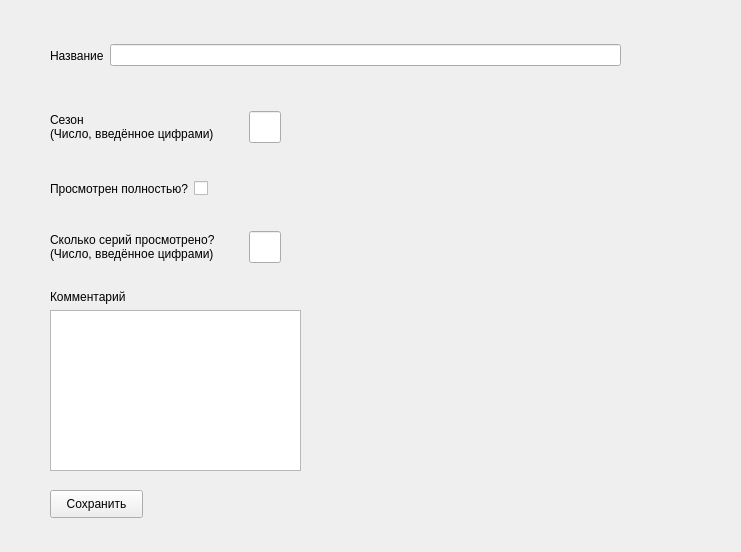
<?xml version="1.0" encoding="UTF-8"?>
<ui version="4.0">
 <class>Form</class>
 <widget class="QWidget" name="Form">
  <property name="geometry">
   <rect>
    <x>0</x>
    <y>0</y>
    <width>741</width>
    <height>552</height>
   </rect>
  </property>
  <property name="windowTitle">
   <string>Form</string>
  </property>
  <widget class="QPushButton" name="pushButton">
   <property name="geometry">
    <rect>
     <x>50</x>
     <y>490</y>
     <width>93</width>
     <height>28</height>
    </rect>
   </property>
   <property name="text">
    <string>Сохранить</string>
   </property>
  </widget>
  <widget class="QWidget" name="">
   <property name="geometry">
    <rect>
     <x>50</x>
     <y>230</y>
     <width>231</width>
     <height>34</height>
    </rect>
   </property>
   <layout class="QHBoxLayout" name="horizontalLayout">
    <item>
     <widget class="QLabel" name="label_3">
      <property name="text">
       <string>Сколько серий просмотрено?
(Число, введённое цифрами)</string>
      </property>
     </widget>
    </item>
    <item>
     <widget class="QLineEdit" name="lineEdit">
      <property name="sizePolicy">
       <sizepolicy hsizetype="Expanding" vsizetype="Fixed">
        <horstretch>32</horstretch>
        <verstretch>32</verstretch>
       </sizepolicy>
      </property>
      <property name="maximumSize">
       <size>
        <width>32</width>
        <height>32</height>
       </size>
      </property>
      <property name="text">
       <string/>
      </property>
     </widget>
    </item>
   </layout>
  </widget>
  <widget class="QWidget" name="">
   <property name="geometry">
    <rect>
     <x>50</x>
     <y>110</y>
     <width>231</width>
     <height>34</height>
    </rect>
   </property>
   <layout class="QHBoxLayout" name="horizontalLayout_2">
    <item>
     <widget class="QLabel" name="label_5">
      <property name="text">
       <string>Сезон
(Число, введённое цифрами)</string>
      </property>
     </widget>
    </item>
    <item>
     <widget class="QLineEdit" name="lineEdit_2">
      <property name="sizePolicy">
       <sizepolicy hsizetype="Expanding" vsizetype="Fixed">
        <horstretch>32</horstretch>
        <verstretch>32</verstretch>
       </sizepolicy>
      </property>
      <property name="maximumSize">
       <size>
        <width>32</width>
        <height>32</height>
       </size>
      </property>
      <property name="text">
       <string/>
      </property>
     </widget>
    </item>
   </layout>
  </widget>
  <widget class="QWidget" name="">
   <property name="geometry">
    <rect>
     <x>50</x>
     <y>40</y>
     <width>571</width>
     <height>31</height>
    </rect>
   </property>
   <layout class="QHBoxLayout" name="horizontalLayout_4">
    <item>
     <widget class="QLabel" name="label">
      <property name="text">
       <string>Название</string>
      </property>
     </widget>
    </item>
    <item>
     <widget class="QLineEdit" name="lineEdit_3"/>
    </item>
   </layout>
  </widget>
  <widget class="QWidget" name="">
   <property name="geometry">
    <rect>
     <x>50</x>
     <y>290</y>
     <width>251</width>
     <height>181</height>
    </rect>
   </property>
   <layout class="QVBoxLayout" name="verticalLayout">
    <item>
     <widget class="QLabel" name="label_4">
      <property name="text">
       <string>Комментарий</string>
      </property>
     </widget>
    </item>
    <item>
     <widget class="QTextEdit" name="textEdit"/>
    </item>
   </layout>
  </widget>
  <widget class="QWidget" name="">
   <property name="geometry">
    <rect>
     <x>50</x>
     <y>180</y>
     <width>169</width>
     <height>18</height>
    </rect>
   </property>
   <layout class="QHBoxLayout" name="horizontalLayout_3">
    <item>
     <widget class="QLabel" name="label_2">
      <property name="text">
       <string>Просмотрен полностью?</string>
      </property>
     </widget>
    </item>
    <item>
     <widget class="QCheckBox" name="checkBox">
      <property name="text">
       <string/>
      </property>
     </widget>
    </item>
   </layout>
  </widget>
 </widget>
 <resources/>
 <connections/>
</ui>
